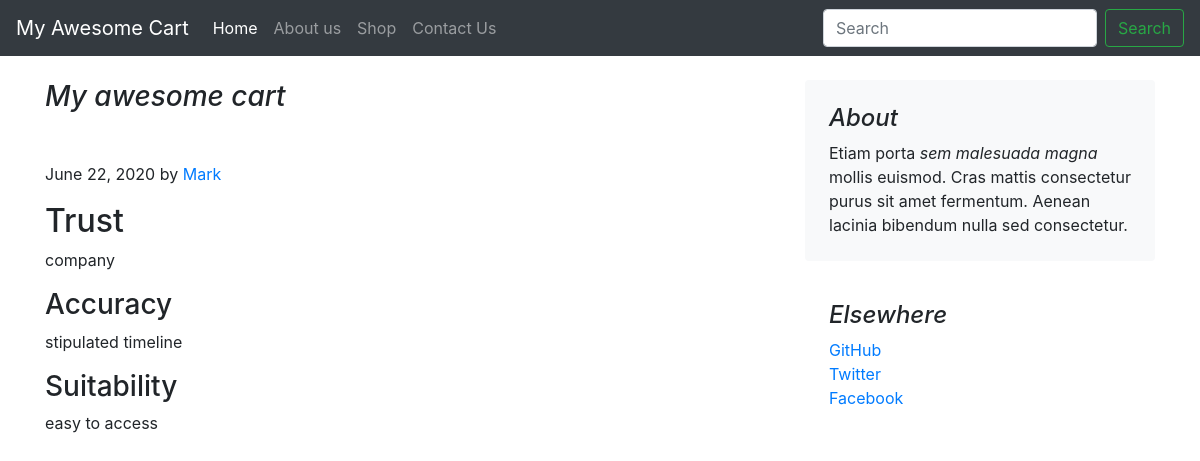
The page /blog/blogpost/1 on the database its author committed.
### blog/models.py (models this page shows, shortened)
class Blogpost(models.Model):
    post_id = models.AutoField(primary_key=True)
    title = models.CharField(max_length=50)
    heading0 = models.CharField(max_length=500, default="")
    chead0 = models.CharField(max_length=500, default="")
    heading1 = models.CharField(max_length=500, default="")
    chead1 = models.CharField(max_length=500, default="")
    heading2 = models.CharField(max_length=500, default="")
    chead2 = models.CharField(max_length=500, default="")
    pub_date = models.DateField()
    image2 = models.ImageField(upload_to="blog/images", default="")

### blog/views.py (the view)
# urls.py: path("blogpost/<int:id>", views.blogpost, name="blogpost"),
def blogpost(request,id):
    post = Blogpost.objects.filter(post_id=id)[0]
    return render(request, 'blog/blogpost.html', {'post':post})

### blog/templates/blog/blogpost.html
{% extends 'blog/basic.html' %}
{% block body %}
<div class="container">
  <div class="row mt-4">
      <div class="col-md-8 blog-main">
        <h3 class="pb-4 mb-4 font-italic">
          {{post.title}}
        </h3>
        <div class="blog-post">
            <p class="blog-post-meta">{{post.pub_date}} by <a href="#">Mark</a></p>
            <h2 class="blog-post-title">{{post.heading0}}</h2>
            <p>{{post.chead0}}</p>
            <h3>{{post.heading1}}</h3>
            <p>{{post.chead1}}</p>
            <h3>{{post.heading2}}</h3>
            <p>{{post.chead2}}</p>
        </div>
      </div>
     <aside class="col-md-4 blog-sidebar">
        <div class="p-4 mb-3 bg-light rounded">
          <h4 class="font-italic">About</h4>
          <p class="mb-0">Etiam porta <em>sem malesuada magna</em> mollis euismod. Cras mattis consectetur purus sit amet fermentum. Aenean lacinia bibendum nulla sed consectetur.</p>
        </div>
        <div class="p-4">
          <h4 class="font-italic">Elsewhere</h4>
          <ol class="list-unstyled">
            <li><a href="#">GitHub</a></li>
            <li><a href="#">Twitter</a></li>
            <li><a href="#">Facebook</a></li>
          </ol>
        </div>
      </aside>
    </div>
  </div>
{% endblock %}

### rows shown on the page
Blogpost: title "My awesome cart", pub_date "June 22, 2020", heading0 "Trust", chead0 "company", heading1 "Accuracy", chead1 "stipulated timeline", heading2 "Suitability", chead2 "easy to access"
